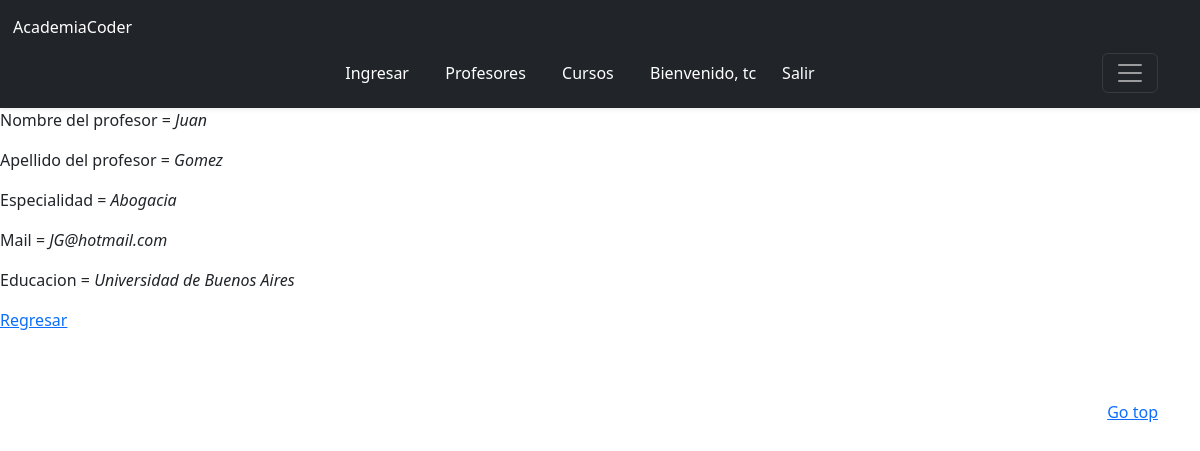
The app's page /academia/profesores/1/ (signed in) with its own data.
### academia/models.py (models this page shows)
class profesores(models.Model):
    nombre = models.CharField(max_length=40)
    apellido = models.CharField(max_length=40)
    especialidad = models.CharField(max_length=40)
    mail = models.EmailField(max_length=100)
    educacion = models.CharField(max_length=40)
    imagen = models.ImageField(upload_to="articulos", null=True, blank=True)

### academia/views.py (the view)
# urls.py: path("profesores/<pk>/", mostrarProfesores.as_view(), name="mostrarProfesores"),
class mostrarProfesores(DetailView):
    model = profesores
    template_name = "academia/informacion_profesores.html"

### academia/templates/academia/informacion_profesores.html (shortened to what this page needs)
{% extends "academia/base.html" %}
{% block main %}
<body>
    <p>Nombre del profesor = <i>{{profesores.nombre}}</i></p>
    <p>Apellido del profesor = <i>{{profesores.apellido}}</i></p>
    <p>Especialidad = <i>{{profesores.especialidad}}</i></p>
    <p>Mail = <i>{{profesores.mail}}</i></p>
    <p>Educacion = <i>{{profesores.educacion}}</i></p>
    <p>
        <a href="{% url "listaProfesores" %}">Regresar</a>
    </p>
</body>
{% endblock %}

### academia/templates/academia/base.html (shortened to what this page needs)
<!DOCTYPE html>
<html lang="en"><head><meta http-equiv="Content-Type" content="text/html; charset=UTF-8">
<link href="https://cdn.jsdelivr.net/npm/bootstrap@5.2.0-beta1/dist/css/bootstrap.min.css" rel="stylesheet">
  </head>
  <body>
<header>
  <div class="navbar navbar-dark bg-dark shadow-sm">
    <body>
        <header>
            <a class="btn btn-dark" href="{% url "inicio" %}">AcademiaCoder</a>
        </header>
    <div class="container">
      <nav class="navbar navbar-light bg-dark static-top align-items-center">
        <div class="container">
            <a class="btn btn-dark" href="#">Ingresar</a>
            <div>--</div>
            <a class="btn btn-dark" href="{% url "listaProfesores" %}">Profesores</a>
            <div>--</div>
            <a class="btn btn-dark" href="{% url "listaCursos" %}">Cursos</a>
            <div>--</div>
            {% if request.user.is_authenticated %}
            <a class="btn btn-dark">Bienvenido, {{user.username}}</a>
            <a class="btn btn-dark" href="{% url "logout" %}"> Salir </a>
            {% endif %}
        </div>
    </nav>
      <button class="navbar-toggler collapsed" type="button" data-bs-toggle="collapse" data-bs-target="#navbarHeader" aria-controls="navbarHeader" aria-expanded="false" aria-label="Toggle navigation">
        <span class="navbar-toggler-icon"></span>
      </button>
    </div>
  </div>
</header>
<main>
{% block main %}
{% endblock %}
</main>
<footer class="text-muted py-5">
  <div class="container">
    <p class="float-end mb-1">
      <a href="#">Go top</a>
    </p>
  </div>
</footer>
</body></html>

### records on screen
profesores: nombre "Juan", apellido "Gomez", especialidad "Abogacia", mail "JG@hotmail.com", educacion "Universidad de Buenos Aires"

### other values on screen
{{ user.username }} "tc"
